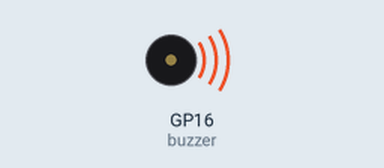
Simulated run of this program. Board: Raspberry Pi Pico running MicroPython. On the bench: buzzer (waves = sounding). At 3.5 s the program stops and its outputs stay as they are.

Above: at 0.2 s.
At 2.7 s:
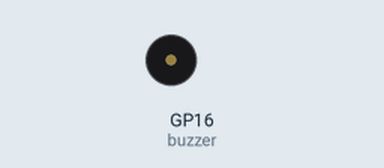
Timing chart, 0 to 3.0 s (numbered marks = the images above):
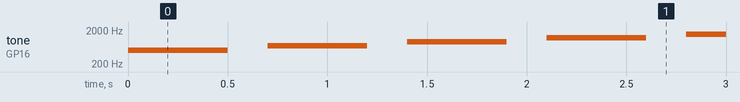

Measured:
- by itself, tone on GP16 (buzzer): plays 500 Hz for 0.50 s, 700 Hz for 0.50 s, 900 Hz for 0.50 s, 1200 Hz for 0.50 s, 1500 Hz for 0.50 s

The program:

main.py
```python
from machine import Pin, PWM
import time

buzzer = PWM(Pin(16))

frequencies = [500, 700, 900, 1200, 1500]

for frequency in frequencies:
    buzzer.freq(frequency)
    buzzer.duty_u16(32768)
    time.sleep(0.5)
    buzzer.duty_u16(0)
    time.sleep(0.2)

buzzer.deinit()
```
